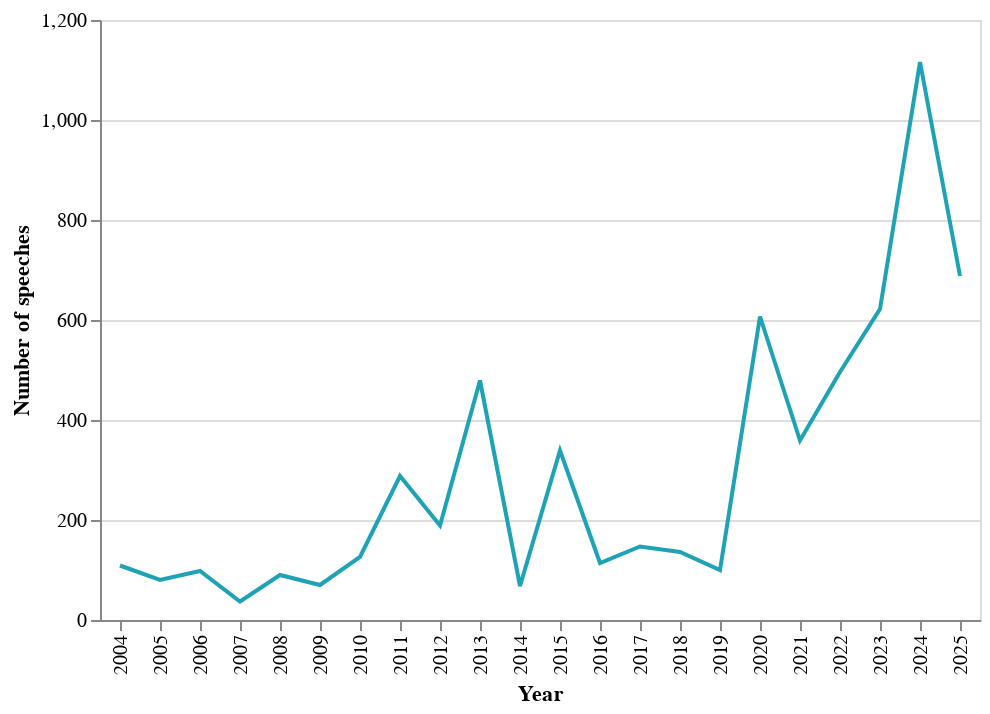

Source (notebook cell):
### Code cell
# Renaming columns for chart
col_names = {"År":"Year", "AntalUdtalelser":"Number of speeches"}
chart_data_en = chart_data.rename(columns=col_names)

# Creating a chart in English
chart = alt.Chart(chart_data_en, width="container").mark_line(color=my_custom_palette[0]).encode(
    x='Year:O',
    y='Number of speeches:Q',
    tooltip=["Year:O", "Number of speeches:Q"]
)
chart.save(".charts/figure_03_en.html")
chart

### Figure 1 — Vega-Lite specification as saved in the notebook (floating-point values rounded to 4 significant figures)
{"config": {"view": {"continuousWidth": 300, "continuousHeight": 300}}, "data": {"name": "data-79413afbf26c5dfef29fb8ef6a2d82bc"}, "mark": {"type": "line", "color": "#1ea2b5"}, "encoding": {"tooltip": [{"field": "Year", "type": "ordinal"}, {"field": "Number of speeches", "type": "quantitative"}], "x": {"field": "Year", "type": "ordinal"}, "y": {"field": "Number of speeches", "type": "quantitative"}}, "width": "container", "$schema": "https://vega.github.io/schema/vega-lite/v6.1.0.json", "datasets": {"data-79413afbf26c5dfef29fb8ef6a2d82bc": [{"Year": 2004, "Number of speeches": 109}, {"Year": 2005, "Number of speeches": 80}, {"Year": 2006, "Number of speeches": 98}, {"Year": 2007, "Number of speeches": 37}, {"Year": 2008, "Number of speeches": 90}, {"Year": 2009, "Number of speeches": 70}, {"Year": 2010, "Number of speeches": 126}, {"Year": 2011, "Number of speeches": 288}, {"Year": 2012, "Number of speeches": 189}, {"Year": 2013, "Number of speeches": 479}, {"Year": 2014, "Number of speeches": 68}, {"Year": 2015, "Number of speeches": 339}, {"Year": 2016, "Number of speeches": 114}, {"Year": 2017, "Number of speeches": 147}, {"Year": 2018, "Number of speeches": 136}, {"Year": 2019, "Number of speeches": 100}, {"Year": 2020, "Number of speeches": 607}, {"Year": 2021, "Number of speeches": 359}, {"Year": 2022, "Number of speeches": 496}, {"Year": 2023, "Number of speeches": 622}, {"Year": 2024, "Number of speeches": 1116}, {"Year": 2025, "Number of speeches": 688}]}}
